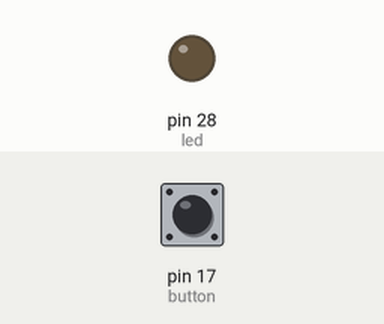
This sketch was run on a simulated Arduino Mega 2560, built with avr-gcc and run on an emulated ATmega2560. On the bench: output pins drawn as LEDs (lit = HIGH). The inputs (shaded band) are chosen by the test bench; at power-on: pin 17 (button) LOW.

Above: at 1.2 s.
1.3 s: pin 17 (button) pulled HIGH for 0.15 s
At 2.6 s:
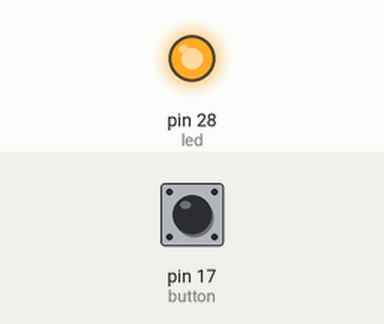
2.9 s: pin 17 (button) pulled HIGH for 1 s
At 5.1 s:
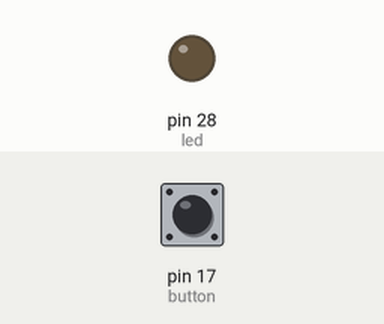
5.4 s: pin 17 (button) pulled HIGH for 3.2 s
At 9.9 s:
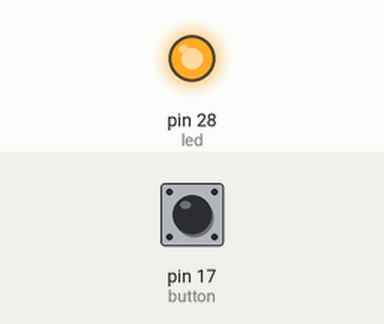
Timing chart, 0 to 11.4 s (numbered marks = the images above; inputs shaded):
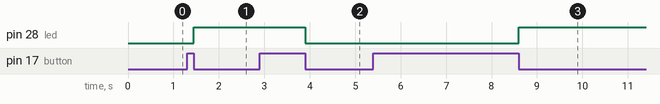

The sketch:

sketch_nov22a.ino
```cpp
#define led    28
#define button 17

int buttonPress = 0;
int buttonFree = 0;

void chooseLed(){
// se o led estiver aceso, apaga
  if(digitalRead(led)){
    digitalWrite(led, LOW);
  }else{
// se estiver apagado, o led acende
    digitalWrite(led, HIGH);
  }
}

void keyUp(){
  if(buttonPress and buttonFree){
    buttonPress = 0;
    buttonFree = 0;
    chooseLed();
  }
}

void setup() {
  pinMode(led, OUTPUT);
  pinMode(button, INPUT);
}

void loop() {
  if(digitalRead(button)){
    buttonPress = 1;
    buttonFree = 0;
  }else{
    buttonFree = 1;
  }
  keyUp();
}
```

Measured:
- after the input at 1.3 s, pin 28 (led): LOW → HIGH after 0.15 s
- after the input at 2.9 s, pin 28 (led): HIGH → LOW after 1.0 s
- after the input at 5.4 s, pin 28 (led): LOW → HIGH after 3.2 s
